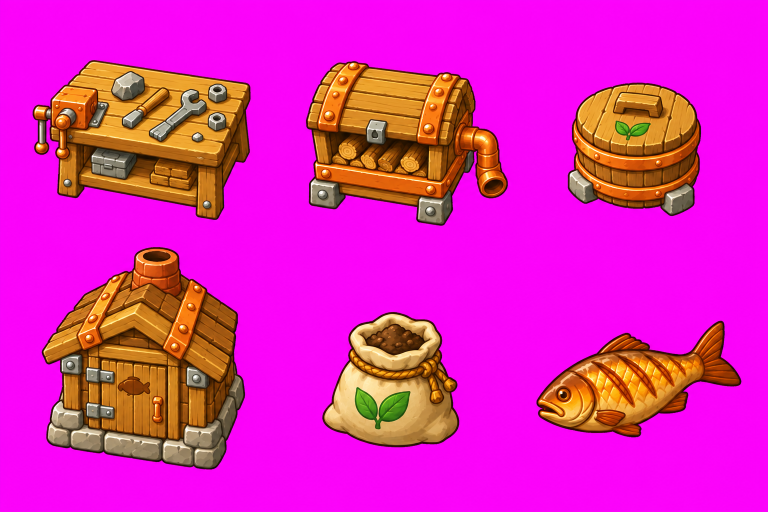
#> input picture art/camp-expansion-v2/revised/generated.png, 1536 x 1024 px, found by its file name (shown at 1/2 size)
$ python prepare_camp_art.py
#> lines starting #> are read from the running program, lines starting #| are printed output that depends on the picture
from PIL import Image
from pathlib import Path
import json,hashlib
src=Image.open('art/camp-build-v1/candidate-01/generated.png').convert('RGBA')
# The model returned a 1254 square with a tall torch beginning above the nominal
# final row. Ownership boundaries are measured from the inspected actual image.
xs=[0,313,627,940,1254];ys=[0,313,627,917,1254]
sheet=Image.new('RGBA',(1400,1400),(255,0,255,255))
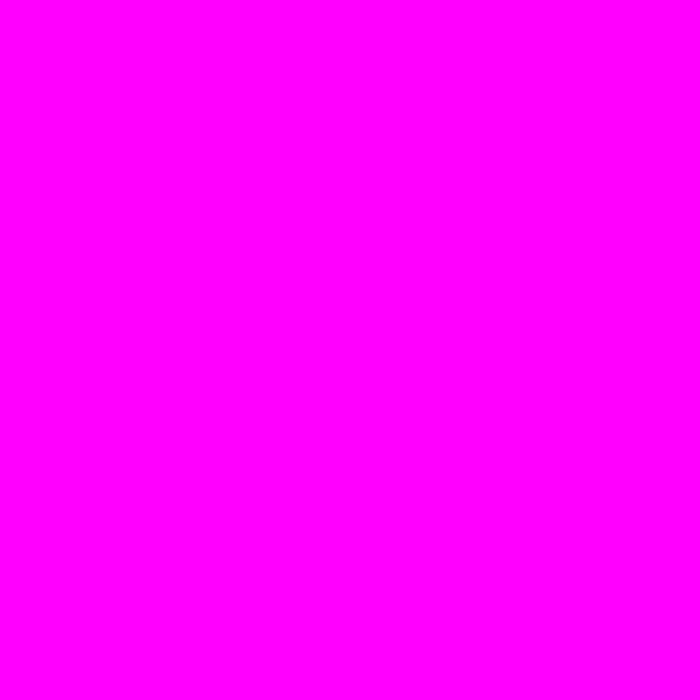
#> sheet: PIL image 1400x1400 RGBA (shown at 1/2 size); mean R, G, B, A 255, 0, 255, 255
for y in range(4):
 for x in range(4):
  crop=src.crop((xs[x],ys[y],xs[x+1],ys[y+1]))
  sheet.paste(crop,(x*350+(350-crop.width)//2,y*350+(350-crop.height)//2))
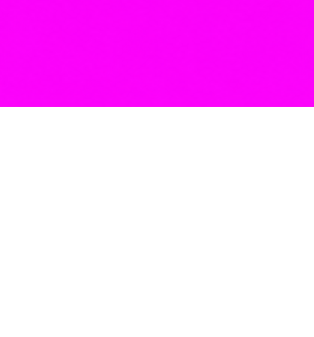
#> crop: PIL image 314x337 RGBA; mean R, G, B, A 79.7, 1, 79.3, 81; transparent parts drawn white
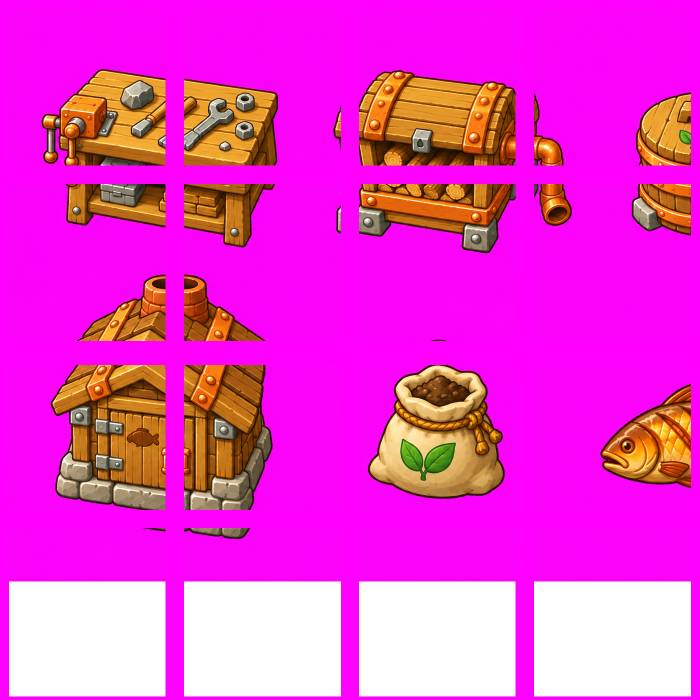
#> sheet: PIL image 1400x1400 RGBA (shown at 1/2 size); mean R, G, B, A 196.7, 24.7, 168.8, 217.5; transparent parts drawn white
sheet.save('art/camp-build-v1/owned-sheet.png')
